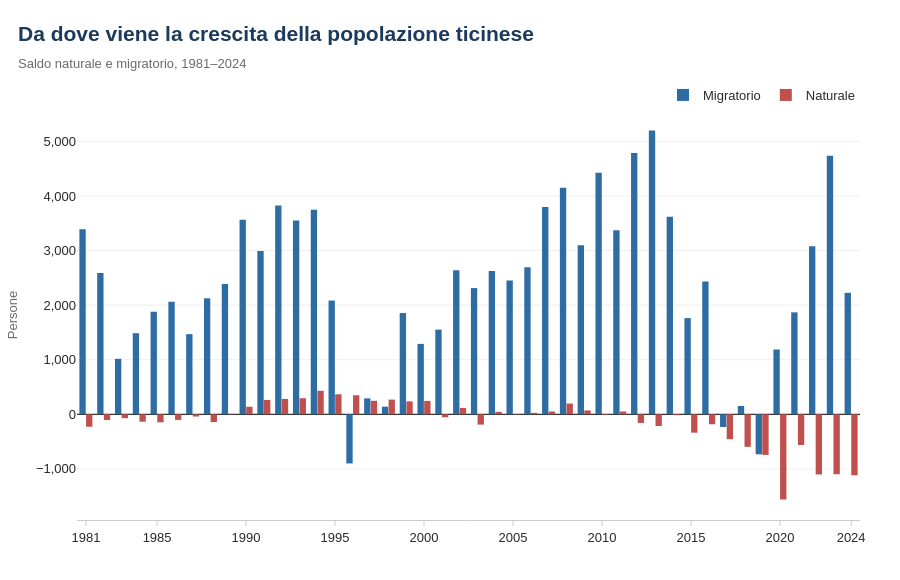

Notebook source saved alongside this figure:
### Code cell
import plotly.graph_objects as go

fig = go.Figure()

fig.add_trace(go.Bar(
    x=tab.index, y=tab['saldo_migratorio'],
    name='Migratorio',
    marker=dict(color='#2E6DA4', line=dict(width=0)),
    hovertemplate='Migratorio: <b>%{y:+,.0f}</b><extra></extra>'
))

fig.add_trace(go.Bar(
    x=tab.index, y=tab['saldo_naturale'],
    name='Naturale',
    marker=dict(color='#C0504D', line=dict(width=0)),
    hovertemplate='Naturale: <b>%{y:+,.0f}</b><extra></extra>'
))

fig.update_layout(
    title=dict(
        text="<b>Da dove viene la crescita della popolazione ticinese</b>"
             "<br><span style='font-size:13px;color:#6B6B6B'>"
             "Saldo naturale e migratorio, 1981–2024</span>",
        x=0.02, xanchor='left', y=0.93,
        font=dict(size=21, color='#1B3A5C')
    ),
    barmode='group',
    bargap=0.25,
    bargroupgap=0.05,
    hovermode='x unified',
    hoverlabel=dict(bgcolor='white', bordercolor='#DDDDDD',
                    font=dict(size=13, color='#2B2B2B')),
    legend=dict(orientation='h', yanchor='bottom', y=1.0,
                xanchor='right', x=1, font=dict(size=13)),
    plot_bgcolor='white',
    paper_bgcolor='white',
    font=dict(family='Carlito, Calibri, sans-serif',
              size=13, color='#2B2B2B'),
    height=580,
    margin=dict(t=110, b=60, l=70, r=40)
)

anni = list(tab.index)
tick_vals = [anni[0]] + [a for a in anni if a % 5 == 0 and a not in (anni[0], anni[-1])] + [anni[-1]]

fig.update_xaxes(
    title=None, showgrid=False,
    showline=True, linecolor='#CCCCCC',
    ticks='outside', tickcolor='#CCCCCC',
    tickmode='array', tickvals=tick_vals
)

fig.update_yaxes(
    title=dict(text='Persone', font=dict(size=13, color='#6B6B6B')),
    showgrid=True, gridcolor='#EFEFEF',
    zeroline=True, zerolinecolor='#333333', zerolinewidth=1.2,
    tickformat=',.0f'
)

fig.write_html('grafico_interattivo.html', include_plotlyjs='cdn')
fig.show()

### Figure 1 — Plotly figure (JSON) as saved in the notebook; plotly's stock layout.template omitted (floating-point values rounded to 4 significant figures)
{"data": [{"hovertemplate": "Migratorio: <b>%{y:+,.0f}</b><extra></extra>", "marker": {"color": "#2E6DA4", "line": {"width": 0}}, "name": "Migratorio", "type": "bar", "x": [1981, 1982, 1983, 1984, 1985, 1986, 1987, 1988, 1989, 1990, 1991, 1992, 1993, 1994, 1995, 1996, 1997, 1998, 1999, 2000, 2001, 2002, 2003, 2004, 2005, 2006, 2007, 2008, 2009, 2010, 2011, 2012, 2013, 2014, 2015, 2016, 2017, 2018, 2019, 2020, 2021, 2022, 2023, 2024], "y": [3388.0, 2590.0, 1016.0, 1486.0, 1879.0, 2062.0, 1468.0, 2125.0, 2387.0, 3564.0, 2993.0, 3827.0, 3552.0, 3745.0, 2084.0, -900.0, 292.0, 139.0, 1855.0, 1290.0, 1551.0, 2639.0, 2312.0, 2625.0, 2451.0, 2694.0, 3796.0, 4150.0, 3097.0, 4423.0, 3373.0, 4789.0, 5199.0, 3620.0, 1762.0, 2432.0, -232.0, 153.0, -733.0, 1187.0, 1868.0, 3077.0, 4738.0, 2225.0]}, {"hovertemplate": "Naturale: <b>%{y:+,.0f}</b><extra></extra>", "marker": {"color": "#C0504D", "line": {"width": 0}}, "name": "Naturale", "type": "bar", "x": [1981, 1982, 1983, 1984, 1985, 1986, 1987, 1988, 1989, 1990, 1991, 1992, 1993, 1994, 1995, 1996, 1997, 1998, 1999, 2000, 2001, 2002, 2003, 2004, 2005, 2006, 2007, 2008, 2009, 2010, 2011, 2012, 2013, 2014, 2015, 2016, 2017, 2018, 2019, 2020, 2021, 2022, 2023, 2024], "y": [-228.0, -105.0, -71.0, -136.0, -146.0, -103.0, -41.0, -142.0, 6.0, 138.0, 263.0, 281.0, 295.0, 431.0, 366.0, 348.0, 247.0, 269.0, 237.0, 245.0, -54.0, 116.0, -189.0, 45.0, -7.0, 27.0, 51.0, 197.0, 71.0, -10.0, 52.0, -159.0, -215.0, -16.0, -337.0, -182.0, -456.0, -596.0, -744.0, -1561.0, -562.0, -1102.0, -1098.0, -1117.0]}], "layout": {"bargap": 0.25, "bargroupgap": 0.05, "barmode": "group", "font": {"color": "#2B2B2B", "family": "Carlito, Calibri, sans-serif", "size": 13}, "height": 580, "hoverlabel": {"bgcolor": "white", "bordercolor": "#DDDDDD", "font": {"color": "#2B2B2B", "size": 13}}, "hovermode": "x unified", "legend": {"font": {"size": 13}, "orientation": "h", "x": 1, "xanchor": "right", "y": 1, "yanchor": "bottom"}, "margin": {"b": 60, "l": 70, "r": 40, "t": 110}, "paper_bgcolor": "white", "plot_bgcolor": "white", "title": {"font": {"color": "#1B3A5C", "size": 21}, "text": "<b>Da dove viene la crescita della popolazione ticinese</b><br><span style='font-size:13px;color:#6B6B6B'>Saldo naturale e migratorio, 1981–2024</span>", "x": 0.02, "xanchor": "left", "y": 0.93}, "xaxis": {"linecolor": "#CCCCCC", "showgrid": false, "showline": true, "tickcolor": "#CCCCCC", "tickmode": "array", "ticks": "outside", "tickvals": [1981, 1985, 1990, 1995, 2000, 2005, 2010, 2015, 2020, 2024], "title": {}}, "yaxis": {"gridcolor": "#EFEFEF", "showgrid": true, "tickformat": ",.0f", "title": {"font": {"color": "#6B6B6B", "size": 13}, "text": "Persone"}, "zeroline": true, "zerolinecolor": "#333333", "zerolinewidth": 1.2}}}
